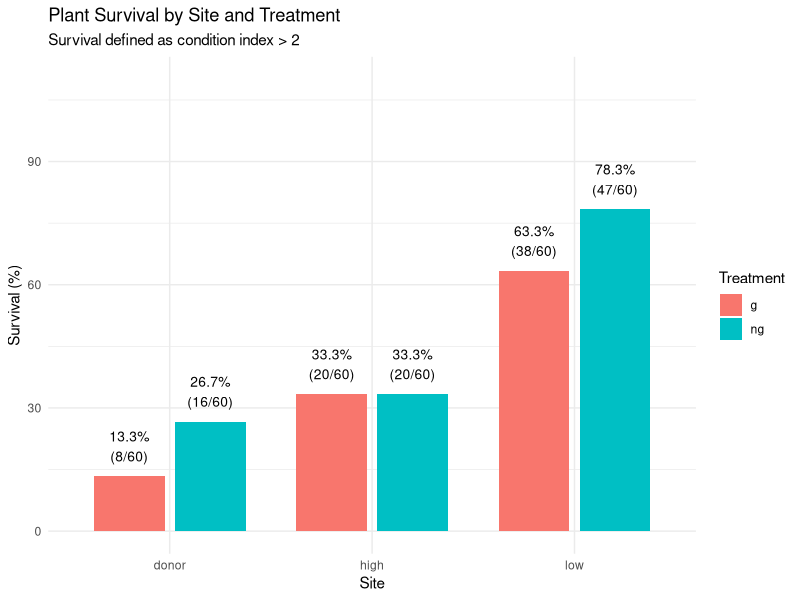
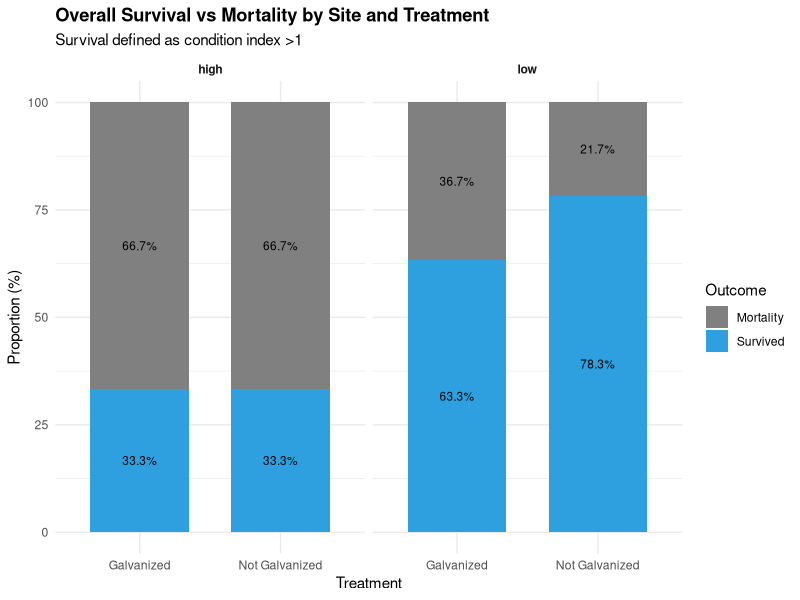
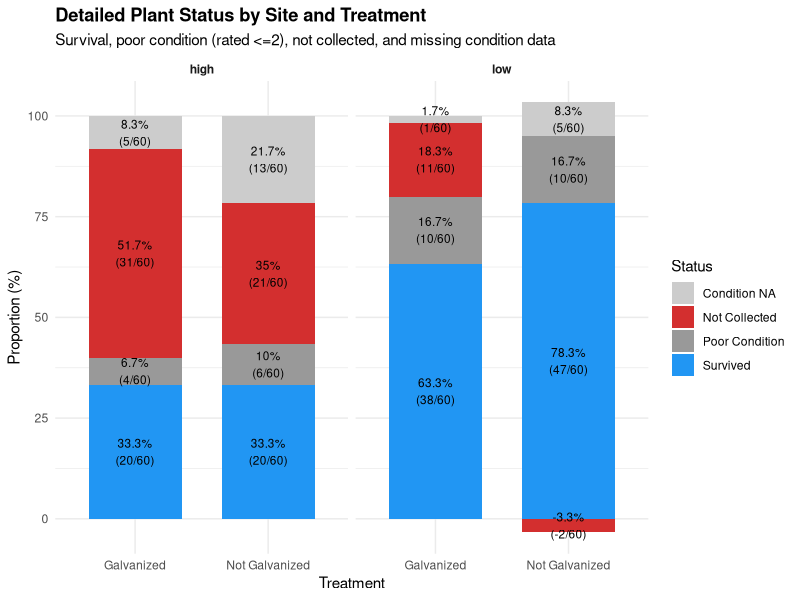
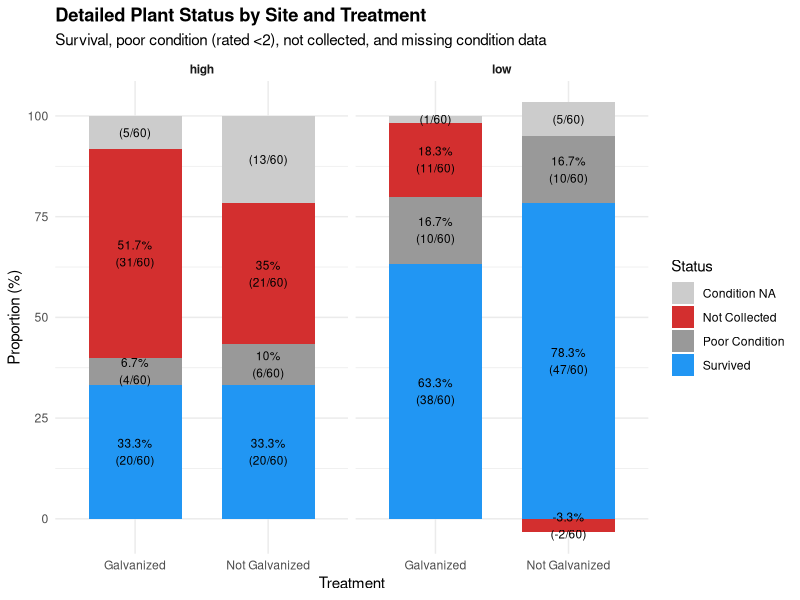
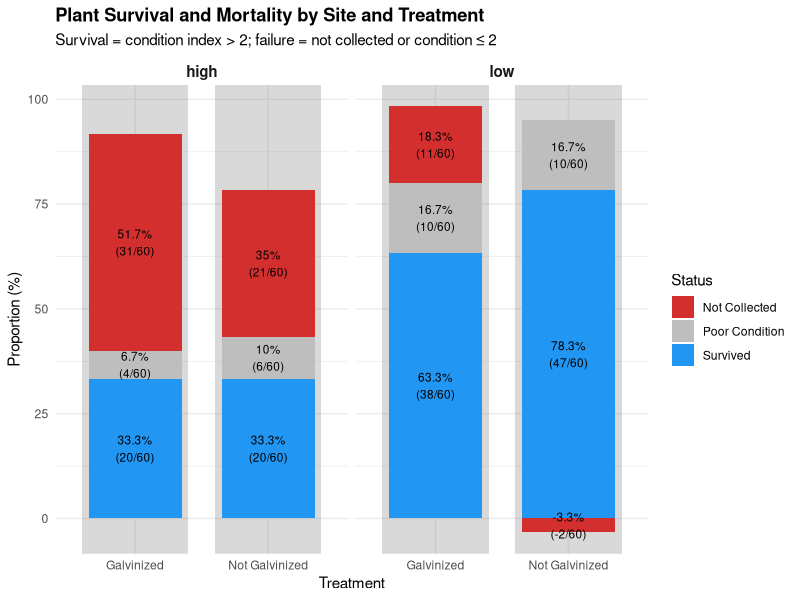

The R source for these figures, in order: (Note: this script raises an error after producing the figures.)
library(tidyverse)
library(dplyr)
library(readr)
library(ggplot2)
library(Matrix)
library(lme4)


#load data
growth<- read_csv("raw_data/plant_data.csv")
head(growth)

cond <- read.csv("raw_data/photo_data.csv")
head(cond)

# Join growth with selected columns from cond
growth_combined <- growth %>%
  left_join(cond %>% select(id, condition_index, cut_index), by = "id")

# Check the result
head(growth_combined)
colnames(growth_combined)

# Remove rows where both condition_index and cut_index are NA
growth_clean <- growth_combined %>%
  filter(!is.na(collection_point), !is.na(g_ng)) %>%
  filter(site %in% c("donor", "high", "low"))

# Find duplicated IDs
duplicates <- growth_clean$id[duplicated(growth_clean$id)]
duplicates


#Count NAs in condition_index
sum(is.na(growth_clean$condition_index))

# See which rows have NA condition_index
growth_clean %>%
  filter(is.na(condition_index))

# Check if the IDs exist in the cond dataframe
growth_clean %>%
  filter(site == "low", is.na(condition_index)) %>%
  select(id, site, g_ng, collection_point) %>%
  print()

# Check if these IDs exist in the original cond dataframe
missing_ids <- growth_clean %>%
  filter(site == "low", is.na(condition_index)) %>%
  pull(id)

cond %>%
  filter(id %in% missing_ids)

#### THERE ARE SOME PLANTS THAT DONT HAVE CONDTION WHICH ONES?
# Find IDs in growth that don't have condition data
missing_condition <- growth_clean %>%
  filter(is.na(condition_index)) %>%
  select(id, site, g_ng, collection_point, date_collected, 
         length_measured, rhizome_length, rhizome_weight, 
         condition_index, cut_index) %>%
  arrange(site, g_ng)
missing_condition

# Summary: do they have length data?
missing_condition %>%
  summarise(
    total_missing_condition = n(),
    has_length = sum(!is.na(length_measured) & length_measured > 0),
    has_rhizome_length = sum(!is.na(rhizome_length)),
    has_rhizome_weight = sum(!is.na(rhizome_weight)),
    completely_empty = sum(is.na(length_measured) & is.na(rhizome_length) & is.na(rhizome_weight)))

# Break it down by site
missing_condition %>%
  group_by(site, g_ng) %>%
  summarise(
    count = n(),
    has_length = sum(!is.na(length_measured) & length_measured > 0),
    has_rhizome = sum(!is.na(rhizome_length) | !is.na(rhizome_weight)),
    .groups = "drop")

##Low site
# Look at low site missing condition only
low_missing_condition <- growth_clean %>%
  filter(site == "low", is.na(condition_index)) %>%
  select(id, site, g_ng, collection_point, date_collected, 
         length_measured, rhizome_length, rhizome_weight, 
         condition_index, cut_index) %>%
  arrange(g_ng, id)

# View them
low_missing_condition

# Get just the IDs to search for in your photo files
low_missing_ids <- low_missing_condition %>%
  pull(id)
print(low_missing_ids)

# Check if these IDs exist at all in the cond dataframe
cond %>%
  filter(id %in% low_missing_ids)

# See what the low site IDs look like in cond vs growth
# From cond (low site):
cond %>%
  filter(grepl("^[Ll]", id)) %>%  # IDs starting with L or l
  select(id, condition_index) %>%
  head(20)

# From growth (low site):
growth %>%
  filter(site == "low") %>%
  select(id, site) %>%
  head(20)
####
# See all combinations of site and collection_point with counts
site_time_summary <- growth_clean %>%
  filter(!is.na(date_collected)) %>%
  count(site, collection_point) %>%
  arrange(site, collection_point)
site_time_summary

# Full summary with site, collection_point, and treatment
full_summary <- growth_clean %>%
  filter(!is.na(date_collected)) %>%
  count(site, collection_point, g_ng) %>%
  pivot_wider(
    names_from = g_ng,
    values_from = n,
    values_fill = 0) %>%
  arrange(site, collection_point)
print(full_summary)

# Calculate proportions collected at each site
# 60 galvinized (g) and 60 not galvanized (ng) planted at each experimental site

# Total by site (all time points combined)
total_by_site <- growth_clean %>%
  filter(!is.na(date_collected), !is.na(g_ng),
         site %in% c("high", "low", "donor"),
         collection_point %in% c("t1", "t2", "t3")) %>%
  count(site, g_ng) %>%
  mutate(
    planted = 60,
    total_collected = n,
    proportion = n / planted,
    percent = (n / planted) * 100) 
print(total_by_site)


# what about measurments
collection_summary <- growth_clean %>%
  group_by(site, g_ng) %>%
  summarise(
    n_collected = n(),
    n_with_length = sum(!is.na(length_measured)),
    n_rhizome_only = sum(length_measured == 0),
    .groups = "drop")
print(collection_summary)

#donor site had many problems so we will just look at High and Low

# Survival based on condition index > 1
total_collected <- growth_clean %>%
  filter(!is.na(date_collected), !is.na(g_ng),
         site %in% c("high", "low", "donor"),
         collection_point %in% c("t1", "t2", "t3")) %>%
  group_by(site, g_ng) %>%
  summarise(
    total_collected = n(),
    cond_survived = sum(condition_index > 1, na.rm = TRUE),
    not_survived = sum(condition_index %in% c(0, 1), na.rm = TRUE),
    collected_poor = sum(condition_index %in% c(2, 3), na.rm = TRUE),
    with_shoots = sum(!is.na(length_measured) & length_measured > 0, na.rm = TRUE),
    rhizome_only = sum((is.na(length_measured) | length_measured == 0) & 
                         (!is.na(rhizome_weight) | !is.na(rhizome_length)), 
                       na.rm = TRUE),
    .groups = "drop") %>%
  mutate(
    not_collected = 60- total_collected, # there may be missing conditon photos so we will look purly at ones we have condition for for this
    not_survived = not_survived + not_collected,
    survived_porportion = cond_survived / 60,
    survival_rate = survived_porportion * 100,
    not_survived_rate = (not_survived / 60) * 100,
    with_shoot_rate = (with_shoots / 60) * 100,
    collection_rate = (total_collected / 60) * 100)
print(total_collected)

#Survival plot
survival_plot <- ggplot(total_collected, 
                        aes(x = site, y = survival_rate, fill = g_ng)) +
  geom_col(position = position_dodge(width = 0.8), width = 0.7) +
  geom_text(aes(label = paste0(round(survival_rate, 1), "%\n(", 
                               cond_survived, "/60)")),
            position = position_dodge(width = 0.8),
            vjust = -0.5, size = 3.5) +
  labs(title = "Plant Survival by Site and Treatment",
       subtitle = "Survival defined as condition index > 2",
       x = "Site",
       y = "Survival (%)",
       fill = "Treatment") +
  ylim(0, 110) +
  theme_minimal()
plot(survival_plot)

# Filter out donor site and reshape data for stacked bar chart
# Filter donor
survival <- total_collected %>%
  filter(site != "donor")
survival

# --- Survival vs Mortality (100%) ---
survival_simple <- survival %>%
  mutate(
    mortality = 60 - cond_survived,  # all others are mortality
    survived_prop = cond_survived / 60 * 100,
    mortality_prop = mortality / 60 * 100) %>%
  select(site, g_ng, survived_prop, mortality_prop) %>%
  pivot_longer(cols = c(survived_prop, mortality_prop),
               names_to = "status", values_to = "proportion") %>%
  mutate(
    status = factor(status,
                    levels = c("mortality_prop", "survived_prop"),
                    labels = c("Mortality", "Survived")))

ggplot(survival_simple,
       aes(x = g_ng, y = proportion, fill = status)) +
  geom_col(width = 0.7, position = "stack") +
  geom_text(aes(label = paste0(round(proportion, 1), "%")),
            position = position_stack(vjust = 0.5), size = 3) +
  facet_wrap(~ site) +
  scale_fill_manual(values = c("Mortality" = "#808080",
                               "Survived" = "#2E9FDF")) +
  scale_x_discrete(labels = c("g" = "Galvanized", "ng" = "Not Galvanized")) +
  labs(title = "Overall Survival vs Mortality by Site and Treatment",
       subtitle = "Survival defined as condition index >1",
       x = "Treatment", y = "Proportion (%)",
       fill = "Outcome") +
  theme_minimal() +
  theme(plot.title = element_text(face = "bold"),
        strip.text = element_text(face = "bold"))

# Add NA condition category
survival_detailed <- survival %>%
  mutate(
    na_condition = 60 - (cond_survived + collected_poor + not_collected)) %>%
  select(site, g_ng, cond_survived, collected_poor, not_collected, na_condition) %>%
  pivot_longer(
    cols = c(cond_survived, collected_poor, not_collected, na_condition),
    names_to = "status",
    values_to = "count") %>%
  mutate(
    proportion = count / 60 * 100,
    status = factor(
      status,
      levels = c("na_condition", "not_collected", "collected_poor", "cond_survived"),
      labels = c("Condition NA", "Not Collected", "Poor Condition", "Survived")))

ggplot(survival_detailed,
       aes(x = g_ng, y = proportion, fill = status)) +
  geom_col(width = 0.7, position = "stack") +
  geom_text(aes(label = paste0(round(proportion, 1), "%\n(", count, "/60)")),
            position = position_stack(vjust = 0.5), size = 3) +
  facet_wrap(~ site) +
  scale_fill_manual(values = c(
    "Condition NA" = "#CCCCCC",
    "Not Collected" = "#D32F2F",
    "Poor Condition" = "grey60",
    "Survived" = "#2196F3"
  )) +
  scale_x_discrete(labels = c("g" = "Galvanized", "ng" = "Not Galvanized")) +
  labs(title = "Detailed Plant Status by Site and Treatment",
       subtitle = "Survival, poor condition (rated <=2), not collected, and missing condition data",
       x = "Treatment", y = "Proportion (%)",
       fill = "Status") +
  theme_minimal() +
  theme(plot.title = element_text(face = "bold"),
        strip.text = element_text(face = "bold"))

###################
# Add NA condition category
survival_detailed <- survival %>%
  mutate(
    na_condition = 60 - (cond_survived + collected_poor + not_collected)) %>%
  select(site, g_ng, cond_survived, collected_poor, not_collected, na_condition) %>%
  pivot_longer(
    cols = c(cond_survived, collected_poor, not_collected, na_condition),
    names_to = "status",
    values_to = "count") %>%
  mutate(
    proportion = count / 60 * 100,
    status = factor(
      status,
      levels = c("na_condition", "not_collected", "collected_poor", "cond_survived"),
      labels = c("Condition NA", "Not Collected", "Poor Condition", "Survived")))

ggplot(survival_detailed,
       aes(x = g_ng, y = proportion, fill = status)) +
  geom_col(width = 0.7, position = "stack") +
  geom_text(aes(label = ifelse(status == "Condition NA", 
                               paste0("(", count, "/60)"),
                               ifelse(proportion == 0, "",  # Hide 0% labels
                                      paste0(round(proportion, 1), "%\n(", count, "/60)")))),
            position = position_stack(vjust = 0.5), size = 3) +
  facet_wrap(~ site) +
  scale_fill_manual(values = c(
    "Condition NA" = "#CCCCCC",
    "Not Collected" = "#D32F2F",
    "Poor Condition" = "grey60",
    "Survived" = "#2196F3"
  )) +
  scale_x_discrete(labels = c("g" = "Galvanized", "ng" = "Not Galvanized")) +
  labs(title = "Detailed Plant Status by Site and Treatment",
       subtitle = "Survival, poor condition (rated <2), not collected, and missing condition data",
       x = "Treatment", y = "Proportion (%)",
       fill = "Status") +
  theme_minimal() +
  theme(plot.title = element_text(face = "bold"),
        strip.text = element_text(face = "bold"))

######################################################

# Background data (one per site × treatment)
bg_data <- survival %>%
  distinct(site, g_ng) %>%
  mutate(bg_color = ifelse(g_ng == "g", "#FF9999", "#99D6D6"))


# Long format for stacking
survival_long <- survival %>%
  select(site, g_ng, cond_survived, collected_poor, not_collected) %>%
  pivot_longer(cols = c(cond_survived, collected_poor, not_collected),
               names_to = "status", values_to = "count") %>%
  mutate(
    proportion = count / 60 * 100,
    status = factor(status,
                    levels = c("not_collected", "collected_poor", "cond_survived"),
                    labels = c("Not Collected", "Poor Condition", "Survived")))
survival_long

# Plot
survival_stacked_plot <- ggplot() +
  # Background color rectangles per treatment × site
  geom_rect(data = bg_data,
            aes(xmin = as.numeric(factor(g_ng)) - 0.4,
                xmax = as.numeric(factor(g_ng)) + 0.4,
                ymin = -Inf, ymax = Inf,
                fill = bg_color),
            inherit.aes = FALSE,
            alpha = 0.3) +
  # Actual stacked bars
  geom_col(data = survival_long,
           aes(x = g_ng, y = proportion, fill = status),
           width = 0.7, position = position_stack()) +
  # Labels
  geom_text(data = survival_long,
            aes(x = g_ng, y = proportion, label = paste0(round(proportion, 1), "%\n(", count, "/60)")),
            position = position_stack(vjust = 0.5), size = 3) +
  # Facet by site
  facet_wrap(~ site) +
  # Colors and labels
  scale_fill_manual(values = c("Not Collected" = "#D32F2F",
                               "Poor Condition" = "grey",
                               "Survived" = "#2196F3")) +
  scale_x_discrete(labels = c("g" = "Galvinized", "ng" = "Not Galvinized")) +
  labs(title = "Plant Survival and Mortality by Site and Treatment",
       subtitle = "Survival = condition index > 2; failure = not collected or condition ≤ 2",
       x = "Treatment",
       y = "Proportion (%)",
       fill = "Status") +
  theme_minimal() +
  theme(plot.title = element_text(face = "bold"),
        strip.background = element_rect(fill = NA, color = NA),
        strip.text = element_text(face = "bold", size = 11))

print(survival_stacked_plot)

# GLM with binomial family (logistic regression)
# Testing for effects of site, treatment, and their interaction
mod1 <- glm(cbind(cond_survived, collected_poor + not_collected) ~ 
              site * g_ng,
            data = survival,
            family = binomial(link = "logit"))

# View results
summary(mod1)

# Test significance of factors
Anova(mod1, type = "III")

# Check model fit
1 - pchisq(mod1$deviance, mod1$df.residual)  # p > 0.05 indicates good fit


mod2 <- glm(cbind(cond_survived, collected_poor + not_collected) ~ g_ng,
            data = survival,
            family = binomial(link = "logit"))
summary(mod2)

# Test significance of factors
Anova(mod2, type = "III")

# Check model fit
1 - pchisq(mod2$deviance, mod1$df.residual)  # p > 0.05 indicates good fit



#____
# Calculate survival data
survival_data <- growth_clean %>%
  filter(!is.na(date_collected), !is.na(g_ng),
         site %in% c("high", "low", "donor"),
         collection_point %in% c("t1", "t2", "t3")) %>%
  group_by(site, g_ng) %>%
  summarise(
    cond_survived = sum(condition_index >= 2, na.rm = TRUE),
    total_collected = n(),
    .groups = "drop"
  ) %>%
  mutate(
    not_survived = 60 - cond_survived,
    survived_pct = (cond_survived / 60) * 100,
    not_survived_pct = (not_survived / 60) * 100
  )

# Create the plot
survival_plot <- ggplot(survival_data, 
                        aes(x = site, y = survived_pct, fill = g_ng)) +
  geom_col(position = position_dodge(width = 0.9), width = 0.8) +
  geom_hline(yintercept = 60, linetype = "dotted", color = "gray20", linewidth = 1) +
  geom_text(aes(label = paste0(cond_survived, "/60")), 
            position = position_dodge(width = 0.9), 
            vjust = 1.5, 
            size = 3.5,
            color = "white",
            fontface = "bold") +
  geom_text(aes(label = paste0("(", round(survived_pct, 1), "%)")), 
            position = position_dodge(width = 0.9), 
            vjust = -0.5, 
            size = 3) +
  scale_fill_manual(values = c("g" = "#F8766D", "ng" = "#00BFC4"),
                    labels = c("g" = "Galvanized", "ng" = "Non-Galvanized"),
                    name = "Treatment") +
  labs(title = "Plant Survival by Site and Treatment",
       subtitle = "Survival based on condition index ≥2 (n=60 planted per treatment per site)",
       x = "Site",
       y = "Survival Rate (%)") +
  scale_y_continuous(limits = c(0, 110), breaks = seq(0, 100, 20)) +
  scale_x_discrete(labels = c("donor" = "Donor", "high" = "High", "low" = "Low")) +
  theme_minimal() +
  theme(
    plot.title = element_text(size = 16, face = "bold", hjust = 0.5),
    plot.subtitle = element_text(size = 11, hjust = 0.5, color = "gray40"),
    axis.title = element_text(size = 12, face = "bold"),
    axis.text = element_text(size = 11),
    legend.position = "top",
    legend.title = element_text(size = 11, face = "bold"),
    legend.text = element_text(size = 10),
    panel.grid.minor = element_blank()
  )

plot(survival_plot)

# Alternative: Show both survived and not survived side by side
survival_comparison <- survival_data %>%
  select(site, g_ng, cond_survived, not_survived) %>%
  pivot_longer(
    cols = c(cond_survived, not_survived),
    names_to = "status",
    values_to = "count"
  ) %>%
  mutate(
    percentage = (count / 60) * 100,
    status = factor(status, 
                    levels = c("cond_survived", "not_survived"),
                    labels = c("Survived", "Not Survived"))
  )

comparison_plot <- ggplot(survival_comparison, 
                          aes(x = site, y = count, fill = g_ng)) +
  geom_col(position = position_dodge(width = 0.9), width = 0.8) +
  geom_text(aes(label = count), 
            position = position_dodge(width = 0.9), 
            vjust = -0.5, 
            size = 3.5,
            fontface = "bold") +
  facet_wrap(~ status) +
  scale_fill_manual(values = c("g" = "#F8766D", "ng" = "#00BFC4"),
                    labels = c("g" = "Galvanized", "ng" = "Non-Galvanized"),
                    name = "Treatment") +
  labs(title = "Plant Survival Status by Site and Treatment",
       subtitle = "Survival = condition index ≥2, out of 60 planted per treatment per site",
       x = "Site",
       y = "Number of Plants") +
  scale_x_discrete(labels = c("donor" = "Donor", "high" = "High", "low" = "Low")) +
  theme_minimal() +
  theme(
    plot.title = element_text(size = 14, face = "bold", hjust = 0.5),
    plot.subtitle = element_text(size = 10, hjust = 0.5),
    axis.title = element_text(size = 12, face = "bold"),
    legend.position = "top",
    strip.text = element_text(size = 12, face = "bold")
  )

plot(comparison_plot)